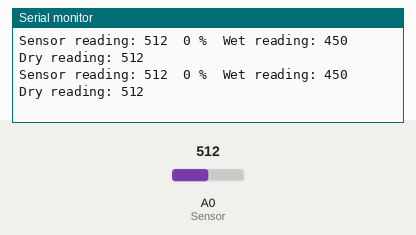
Recording of a sketch running on a simulated Arduino Uno, built with avr-gcc and run on an emulated ATmega328P. Shown: the last lines printed to the serial monitor. The inputs (shaded band) are chosen by the test bench; at power-on: A0 (Sensor) = 512.

Above: at 1.2 s.
1.3 s: A0 (Sensor) set to 511
At 1.69 s:
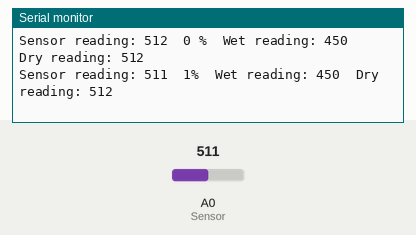
3.5 s: A0 (Sensor) set to 460
At 3.7 s:
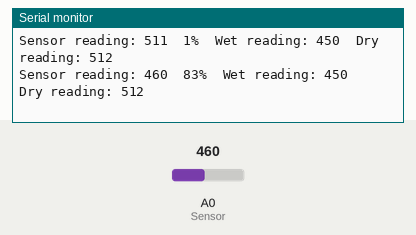
5.0 s: A0 (Sensor) set to 439
At 5.2 s:
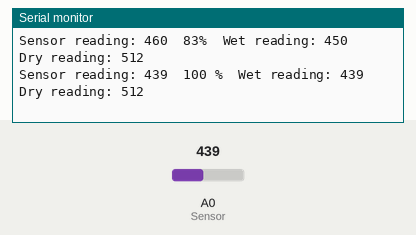

Measured:
- the behaviour switches between 512 and 511 on A0 (Sensor) (found by bisection; images 0 and 1)
- the behaviour switches between 451 and 450 on A0 (Sensor) (found by bisection; images 2 and 3)
- after the input at 1.3 s, the serial monitor: prints a new line after 0.21 s (image 1)
- after the input at 3.5 s, the serial monitor: prints a new line at once (image 2)
- after the input at 5.0 s, the serial monitor: prints a new line at once (image 3)

The sketch:

Calibrate_Soil_Sensor.ino
```cpp
/*
  Calibrate Soil Sensor

  Requires an Arduino Uno and Capacitive Soil Sensor v1.2.
  Sensor is connected to 3.3V, GND, and A0 of the Uno.

  Reads input on analog pin 0 of an Arduino Uno, prints the result to the serial monitor.
  Keeps track of the minimum and maximum readings in order to map to a PERCENTAGE.
  While running, at some point have the sensor completely dry to obtain a maximum value,
  and submerged in water to obtain a minimum value.

  Bill Van Wie
  1/30/2023

*/

int soilMoistureValue = 0;  // Value read via analogRead()
int soilmoisturepercent = 0;  // Value mapped to a percentage
int airMax = 450;   // Choose a number that should be around 1/2way between wet and dry as a starting point.
int waterMin = 450; // Choose a number that should be around 1/2way between wet and dry as a starting point.
void setup() {
  Serial.begin(9600); // open serial port, set the baud rate to 9600 bps
}

void reportMoisturePercent() {
  // Maps the current moisture value to a 1-100 scale based on airMax and waterMin constraints.
  // Prints the percentage without a \n so that more data can be added to the line.
  soilmoisturepercent = map(soilMoistureValue, airMax, waterMin, 0, 100);
  if(soilmoisturepercent >= 100)
  {
    Serial.print("\t100 %");
  }
  else if(soilmoisturepercent <=0)
  {
    Serial.print("\t0 %");
  }
  else if(soilmoisturepercent >0 && soilmoisturepercent < 100)
  {
    Serial.print("\t");
    Serial.print(soilmoisturepercent);
    Serial.print("%");
  }
}

void loop() {
  soilMoistureValue = analogRead(A0);  //put Sensor insert into soil
  // If the value read is less than the stored minimum value, change minimum value to this value.
  if (soilMoistureValue < waterMin)
  {
    waterMin = soilMoistureValue;
  }
  // If the value read is higher than the stored maximum value, change maximum value to this value.
  if (soilMoistureValue > airMax)
  {
    airMax = soilMoistureValue;
  }
  Serial.print("Sensor reading: ");
  Serial.print(soilMoistureValue);
  reportMoisturePercent(); // Call the procedure to print the % moisture.
  Serial.print("\tWet reading: ");
  Serial.print(waterMin);
  Serial.print("\tDry reading: ");
  Serial.print(airMax);
  Serial.println();
  delay(250);
}
```
